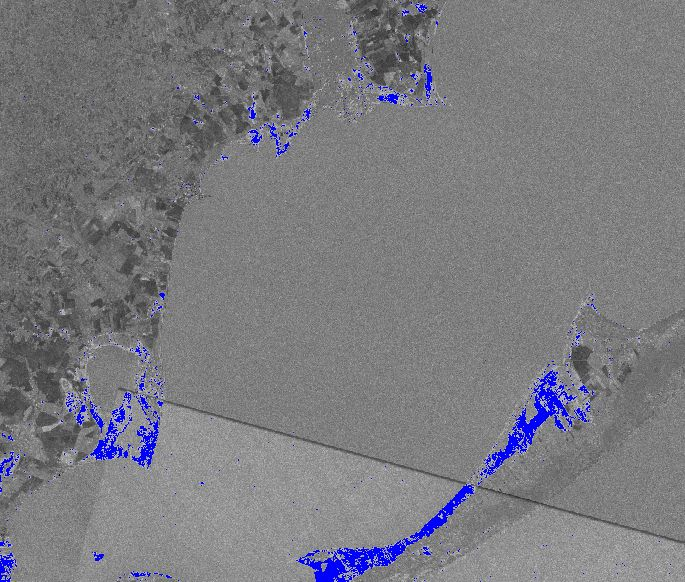

The script that drew this image:
import ee
import folium
import collections
import geemap
import geopandas
import geemap.colormaps as cm
from google.colab import drive
import time

ee.Authenticate()
ee.Initialize(project='rs-floods')

Map = geemap.Map(basemap="HYBRID")

point = ee.Geometry.Point([-53.72, -29.08])

Map.centerObject(point,6)

geometry = ee.Geometry.Rectangle([-52.251113,-31.833254, -51.251357,-30.776636])

roi = ee.Feature(geometry, {}).geometry()

Map.addLayer(ee.Image().paint(roi, 0, 3), {
             'palette': 'summer'}, 'ROI TEST')

collectionVH = (ee.ImageCollection('COPERNICUS/S1_GRD')
              .filter(ee.Filter.eq('instrumentMode', 'IW'))
              .filter(ee.Filter.listContains('transmitterReceiverPolarisation', 'VH'))
              .filter(ee.Filter.eq('orbitProperties_pass', 'DESCENDING'))
              .filterBounds(roi)
              .select('VH').map(lambda image: image.clip(roi))
              )

beforeVH = collectionVH.filterDate('2023-01-01', '2023-12-30').mosaic()
afterVH = collectionVH.filterDate('2024-05-05', '2024-05-14').mosaic()

Map.centerObject(roi, 7)
Map.addLayer(beforeVH, {"min":-25,"max":0}, 'Before flood VH', 0)
Map.addLayer(afterVH, {"min":-25,"max":0}, 'After flood VH', 0)

SMOOTHING_RADIUS = 50

beforeVH_filtered = beforeVH.focal_mean(SMOOTHING_RADIUS, 'circle', 'meters')
afterVH_filtered = afterVH.focal_mean(SMOOTHING_RADIUS, 'circle', 'meters')


differenceVH = afterVH_filtered.divide(beforeVH_filtered)
Map.addLayer(differenceVH, {"min": 0, "max":2}, 'difference VH filtered', 0)

DIFF_UPPER_THRESHOLD = 1.5
differenceVH_thresholded = differenceVH.gt(DIFF_UPPER_THRESHOLD)
Map.addLayer(differenceVH_thresholded.updateMask(differenceVH_thresholded),{"palette":"0000FF"},'flooded areas - blue',1)

Map
